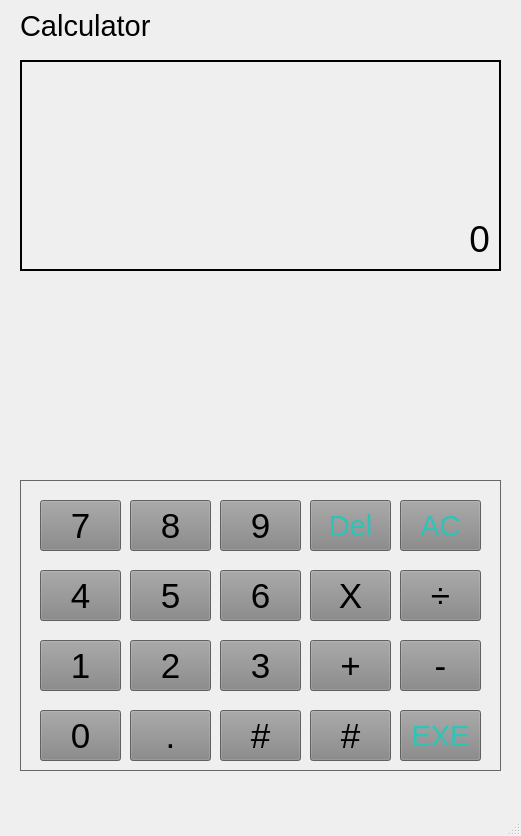
<?xml version="1.0" encoding="UTF-8"?>
<ui version="4.0">
 <class>MainWindow</class>
 <widget class="QMainWindow" name="MainWindow">
  <property name="geometry">
   <rect>
    <x>0</x>
    <y>0</y>
    <width>521</width>
    <height>836</height>
   </rect>
  </property>
  <property name="windowTitle">
   <string>MainWindow</string>
  </property>
  <property name="layoutDirection">
   <enum>Qt::LeftToRight</enum>
  </property>
  <widget class="QWidget" name="centralwidget">
   <widget class="QLabel" name="Screen">
    <property name="geometry">
     <rect>
      <x>20</x>
      <y>60</y>
      <width>481</width>
      <height>211</height>
     </rect>
    </property>
    <property name="font">
     <font>
      <pointsize>28</pointsize>
     </font>
    </property>
    <property name="layoutDirection">
     <enum>Qt::LeftToRight</enum>
    </property>
    <property name="autoFillBackground">
     <bool>false</bool>
    </property>
    <property name="frameShape">
     <enum>QFrame::WinPanel</enum>
    </property>
    <property name="text">
     <string>0</string>
    </property>
    <property name="alignment">
     <set>Qt::AlignBottom|Qt::AlignRight|Qt::AlignTrailing</set>
    </property>
   </widget>
   <widget class="QLabel" name="label_2">
    <property name="geometry">
     <rect>
      <x>20</x>
      <y>10</y>
      <width>231</width>
      <height>31</height>
     </rect>
    </property>
    <property name="font">
     <font>
      <pointsize>22</pointsize>
      <weight>50</weight>
      <bold>false</bold>
     </font>
    </property>
    <property name="text">
     <string>Calculator</string>
    </property>
   </widget>
   <widget class="QFrame" name="frame">
    <property name="geometry">
     <rect>
      <x>20</x>
      <y>480</y>
      <width>481</width>
      <height>291</height>
     </rect>
    </property>
    <property name="palette">
     <palette>
      <active>
       <colorrole role="WindowText">
        <brush brushstyle="SolidPattern">
         <color alpha="255">
          <red>0</red>
          <green>0</green>
          <blue>0</blue>
         </color>
        </brush>
       </colorrole>
       <colorrole role="Button">
        <brush brushstyle="SolidPattern">
         <color alpha="255">
          <red>134</red>
          <green>134</green>
          <blue>134</blue>
         </color>
        </brush>
       </colorrole>
       <colorrole role="Light">
        <brush brushstyle="SolidPattern">
         <color alpha="255">
          <red>201</red>
          <green>201</green>
          <blue>201</blue>
         </color>
        </brush>
       </colorrole>
       <colorrole role="Midlight">
        <brush brushstyle="SolidPattern">
         <color alpha="255">
          <red>167</red>
          <green>167</green>
          <blue>167</blue>
         </color>
        </brush>
       </colorrole>
       <colorrole role="Dark">
        <brush brushstyle="SolidPattern">
         <color alpha="255">
          <red>67</red>
          <green>67</green>
          <blue>67</blue>
         </color>
        </brush>
       </colorrole>
       <colorrole role="Mid">
        <brush brushstyle="SolidPattern">
         <color alpha="255">
          <red>89</red>
          <green>89</green>
          <blue>89</blue>
         </color>
        </brush>
       </colorrole>
       <colorrole role="Text">
        <brush brushstyle="SolidPattern">
         <color alpha="255">
          <red>0</red>
          <green>0</green>
          <blue>0</blue>
         </color>
        </brush>
       </colorrole>
       <colorrole role="BrightText">
        <brush brushstyle="SolidPattern">
         <color alpha="255">
          <red>255</red>
          <green>255</green>
          <blue>255</blue>
         </color>
        </brush>
       </colorrole>
       <colorrole role="ButtonText">
        <brush brushstyle="SolidPattern">
         <color alpha="255">
          <red>255</red>
          <green>255</green>
          <blue>255</blue>
         </color>
        </brush>
       </colorrole>
       <colorrole role="Base">
        <brush brushstyle="SolidPattern">
         <color alpha="255">
          <red>255</red>
          <green>255</green>
          <blue>255</blue>
         </color>
        </brush>
       </colorrole>
       <colorrole role="Window">
        <brush brushstyle="SolidPattern">
         <color alpha="255">
          <red>134</red>
          <green>134</green>
          <blue>134</blue>
         </color>
        </brush>
       </colorrole>
       <colorrole role="Shadow">
        <brush brushstyle="SolidPattern">
         <color alpha="255">
          <red>0</red>
          <green>0</green>
          <blue>0</blue>
         </color>
        </brush>
       </colorrole>
       <colorrole role="AlternateBase">
        <brush brushstyle="SolidPattern">
         <color alpha="255">
          <red>194</red>
          <green>194</green>
          <blue>194</blue>
         </color>
        </brush>
       </colorrole>
       <colorrole role="ToolTipBase">
        <brush brushstyle="SolidPattern">
         <color alpha="255">
          <red>255</red>
          <green>255</green>
          <blue>220</blue>
         </color>
        </brush>
       </colorrole>
       <colorrole role="ToolTipText">
        <brush brushstyle="SolidPattern">
         <color alpha="255">
          <red>0</red>
          <green>0</green>
          <blue>0</blue>
         </color>
        </brush>
       </colorrole>
       <colorrole role="PlaceholderText">
        <brush brushstyle="SolidPattern">
         <color alpha="128">
          <red>0</red>
          <green>0</green>
          <blue>0</blue>
         </color>
        </brush>
       </colorrole>
      </active>
      <inactive>
       <colorrole role="WindowText">
        <brush brushstyle="SolidPattern">
         <color alpha="255">
          <red>0</red>
          <green>0</green>
          <blue>0</blue>
         </color>
        </brush>
       </colorrole>
       <colorrole role="Button">
        <brush brushstyle="SolidPattern">
         <color alpha="255">
          <red>134</red>
          <green>134</green>
          <blue>134</blue>
         </color>
        </brush>
       </colorrole>
       <colorrole role="Light">
        <brush brushstyle="SolidPattern">
         <color alpha="255">
          <red>201</red>
          <green>201</green>
          <blue>201</blue>
         </color>
        </brush>
       </colorrole>
       <colorrole role="Midlight">
        <brush brushstyle="SolidPattern">
         <color alpha="255">
          <red>167</red>
          <green>167</green>
          <blue>167</blue>
         </color>
        </brush>
       </colorrole>
       <colorrole role="Dark">
        <brush brushstyle="SolidPattern">
         <color alpha="255">
          <red>67</red>
          <green>67</green>
          <blue>67</blue>
         </color>
        </brush>
       </colorrole>
       <colorrole role="Mid">
        <brush brushstyle="SolidPattern">
         <color alpha="255">
          <red>89</red>
          <green>89</green>
          <blue>89</blue>
         </color>
        </brush>
       </colorrole>
       <colorrole role="Text">
        <brush brushstyle="SolidPattern">
         <color alpha="255">
          <red>0</red>
          <green>0</green>
          <blue>0</blue>
         </color>
        </brush>
       </colorrole>
       <colorrole role="BrightText">
        <brush brushstyle="SolidPattern">
         <color alpha="255">
          <red>255</red>
          <green>255</green>
          <blue>255</blue>
         </color>
        </brush>
       </colorrole>
       <colorrole role="ButtonText">
        <brush brushstyle="SolidPattern">
         <color alpha="255">
          <red>255</red>
          <green>255</green>
          <blue>255</blue>
         </color>
        </brush>
       </colorrole>
       <colorrole role="Base">
        <brush brushstyle="SolidPattern">
         <color alpha="255">
          <red>255</red>
          <green>255</green>
          <blue>255</blue>
         </color>
        </brush>
       </colorrole>
       <colorrole role="Window">
        <brush brushstyle="SolidPattern">
         <color alpha="255">
          <red>134</red>
          <green>134</green>
          <blue>134</blue>
         </color>
        </brush>
       </colorrole>
       <colorrole role="Shadow">
        <brush brushstyle="SolidPattern">
         <color alpha="255">
          <red>0</red>
          <green>0</green>
          <blue>0</blue>
         </color>
        </brush>
       </colorrole>
       <colorrole role="AlternateBase">
        <brush brushstyle="SolidPattern">
         <color alpha="255">
          <red>194</red>
          <green>194</green>
          <blue>194</blue>
         </color>
        </brush>
       </colorrole>
       <colorrole role="ToolTipBase">
        <brush brushstyle="SolidPattern">
         <color alpha="255">
          <red>255</red>
          <green>255</green>
          <blue>220</blue>
         </color>
        </brush>
       </colorrole>
       <colorrole role="ToolTipText">
        <brush brushstyle="SolidPattern">
         <color alpha="255">
          <red>0</red>
          <green>0</green>
          <blue>0</blue>
         </color>
        </brush>
       </colorrole>
       <colorrole role="PlaceholderText">
        <brush brushstyle="SolidPattern">
         <color alpha="128">
          <red>0</red>
          <green>0</green>
          <blue>0</blue>
         </color>
        </brush>
       </colorrole>
      </inactive>
      <disabled>
       <colorrole role="WindowText">
        <brush brushstyle="SolidPattern">
         <color alpha="255">
          <red>67</red>
          <green>67</green>
          <blue>67</blue>
         </color>
        </brush>
       </colorrole>
       <colorrole role="Button">
        <brush brushstyle="SolidPattern">
         <color alpha="255">
          <red>134</red>
          <green>134</green>
          <blue>134</blue>
         </color>
        </brush>
       </colorrole>
       <colorrole role="Light">
        <brush brushstyle="SolidPattern">
         <color alpha="255">
          <red>201</red>
          <green>201</green>
          <blue>201</blue>
         </color>
        </brush>
       </colorrole>
       <colorrole role="Midlight">
        <brush brushstyle="SolidPattern">
         <color alpha="255">
          <red>167</red>
          <green>167</green>
          <blue>167</blue>
         </color>
        </brush>
       </colorrole>
       <colorrole role="Dark">
        <brush brushstyle="SolidPattern">
         <color alpha="255">
          <red>67</red>
          <green>67</green>
          <blue>67</blue>
         </color>
        </brush>
       </colorrole>
       <colorrole role="Mid">
        <brush brushstyle="SolidPattern">
         <color alpha="255">
          <red>89</red>
          <green>89</green>
          <blue>89</blue>
         </color>
        </brush>
       </colorrole>
       <colorrole role="Text">
        <brush brushstyle="SolidPattern">
         <color alpha="255">
          <red>67</red>
          <green>67</green>
          <blue>67</blue>
         </color>
        </brush>
       </colorrole>
       <colorrole role="BrightText">
        <brush brushstyle="SolidPattern">
         <color alpha="255">
          <red>255</red>
          <green>255</green>
          <blue>255</blue>
         </color>
        </brush>
       </colorrole>
       <colorrole role="ButtonText">
        <brush brushstyle="SolidPattern">
         <color alpha="255">
          <red>67</red>
          <green>67</green>
          <blue>67</blue>
         </color>
        </brush>
       </colorrole>
       <colorrole role="Base">
        <brush brushstyle="SolidPattern">
         <color alpha="255">
          <red>134</red>
          <green>134</green>
          <blue>134</blue>
         </color>
        </brush>
       </colorrole>
       <colorrole role="Window">
        <brush brushstyle="SolidPattern">
         <color alpha="255">
          <red>134</red>
          <green>134</green>
          <blue>134</blue>
         </color>
        </brush>
       </colorrole>
       <colorrole role="Shadow">
        <brush brushstyle="SolidPattern">
         <color alpha="255">
          <red>0</red>
          <green>0</green>
          <blue>0</blue>
         </color>
        </brush>
       </colorrole>
       <colorrole role="AlternateBase">
        <brush brushstyle="SolidPattern">
         <color alpha="255">
          <red>134</red>
          <green>134</green>
          <blue>134</blue>
         </color>
        </brush>
       </colorrole>
       <colorrole role="ToolTipBase">
        <brush brushstyle="SolidPattern">
         <color alpha="255">
          <red>255</red>
          <green>255</green>
          <blue>220</blue>
         </color>
        </brush>
       </colorrole>
       <colorrole role="ToolTipText">
        <brush brushstyle="SolidPattern">
         <color alpha="255">
          <red>0</red>
          <green>0</green>
          <blue>0</blue>
         </color>
        </brush>
       </colorrole>
       <colorrole role="PlaceholderText">
        <brush brushstyle="SolidPattern">
         <color alpha="128">
          <red>0</red>
          <green>0</green>
          <blue>0</blue>
         </color>
        </brush>
       </colorrole>
      </disabled>
     </palette>
    </property>
    <property name="frameShape">
     <enum>QFrame::StyledPanel</enum>
    </property>
    <property name="frameShadow">
     <enum>QFrame::Raised</enum>
    </property>
    <widget class="QPushButton" name="b7">
     <property name="geometry">
      <rect>
       <x>20</x>
       <y>20</y>
       <width>81</width>
       <height>51</height>
      </rect>
     </property>
     <property name="palette">
      <palette>
       <active>
        <colorrole role="ButtonText">
         <brush brushstyle="SolidPattern">
          <color alpha="255">
           <red>0</red>
           <green>0</green>
           <blue>0</blue>
          </color>
         </brush>
        </colorrole>
       </active>
       <inactive>
        <colorrole role="ButtonText">
         <brush brushstyle="SolidPattern">
          <color alpha="255">
           <red>0</red>
           <green>0</green>
           <blue>0</blue>
          </color>
         </brush>
        </colorrole>
       </inactive>
       <disabled>
        <colorrole role="ButtonText">
         <brush brushstyle="SolidPattern">
          <color alpha="255">
           <red>67</red>
           <green>67</green>
           <blue>67</blue>
          </color>
         </brush>
        </colorrole>
       </disabled>
      </palette>
     </property>
     <property name="font">
      <font>
       <family>MS Shell Dlg 2</family>
       <pointsize>26</pointsize>
      </font>
     </property>
     <property name="cursor">
      <cursorShape>PointingHandCursor</cursorShape>
     </property>
     <property name="text">
      <string>7</string>
     </property>
    </widget>
    <widget class="QPushButton" name="bAC">
     <property name="geometry">
      <rect>
       <x>380</x>
       <y>20</y>
       <width>81</width>
       <height>51</height>
      </rect>
     </property>
     <property name="palette">
      <palette>
       <active>
        <colorrole role="ButtonText">
         <brush brushstyle="SolidPattern">
          <color alpha="255">
           <red>43</red>
           <green>196</green>
           <blue>182</blue>
          </color>
         </brush>
        </colorrole>
       </active>
       <inactive>
        <colorrole role="ButtonText">
         <brush brushstyle="SolidPattern">
          <color alpha="255">
           <red>43</red>
           <green>196</green>
           <blue>182</blue>
          </color>
         </brush>
        </colorrole>
       </inactive>
       <disabled>
        <colorrole role="ButtonText">
         <brush brushstyle="SolidPattern">
          <color alpha="255">
           <red>67</red>
           <green>67</green>
           <blue>67</blue>
          </color>
         </brush>
        </colorrole>
       </disabled>
      </palette>
     </property>
     <property name="font">
      <font>
       <pointsize>22</pointsize>
      </font>
     </property>
     <property name="cursor">
      <cursorShape>PointingHandCursor</cursorShape>
     </property>
     <property name="text">
      <string>AC</string>
     </property>
    </widget>
    <widget class="QPushButton" name="bDel">
     <property name="geometry">
      <rect>
       <x>290</x>
       <y>20</y>
       <width>81</width>
       <height>51</height>
      </rect>
     </property>
     <property name="palette">
      <palette>
       <active>
        <colorrole role="ButtonText">
         <brush brushstyle="SolidPattern">
          <color alpha="255">
           <red>43</red>
           <green>196</green>
           <blue>182</blue>
          </color>
         </brush>
        </colorrole>
       </active>
       <inactive>
        <colorrole role="ButtonText">
         <brush brushstyle="SolidPattern">
          <color alpha="255">
           <red>43</red>
           <green>196</green>
           <blue>182</blue>
          </color>
         </brush>
        </colorrole>
       </inactive>
       <disabled>
        <colorrole role="ButtonText">
         <brush brushstyle="SolidPattern">
          <color alpha="255">
           <red>67</red>
           <green>67</green>
           <blue>67</blue>
          </color>
         </brush>
        </colorrole>
       </disabled>
      </palette>
     </property>
     <property name="font">
      <font>
       <pointsize>22</pointsize>
      </font>
     </property>
     <property name="cursor">
      <cursorShape>PointingHandCursor</cursorShape>
     </property>
     <property name="text">
      <string>Del</string>
     </property>
    </widget>
    <widget class="QPushButton" name="b9">
     <property name="geometry">
      <rect>
       <x>200</x>
       <y>20</y>
       <width>81</width>
       <height>51</height>
      </rect>
     </property>
     <property name="palette">
      <palette>
       <active>
        <colorrole role="ButtonText">
         <brush brushstyle="SolidPattern">
          <color alpha="255">
           <red>0</red>
           <green>0</green>
           <blue>0</blue>
          </color>
         </brush>
        </colorrole>
       </active>
       <inactive>
        <colorrole role="ButtonText">
         <brush brushstyle="SolidPattern">
          <color alpha="255">
           <red>0</red>
           <green>0</green>
           <blue>0</blue>
          </color>
         </brush>
        </colorrole>
       </inactive>
       <disabled>
        <colorrole role="ButtonText">
         <brush brushstyle="SolidPattern">
          <color alpha="255">
           <red>67</red>
           <green>67</green>
           <blue>67</blue>
          </color>
         </brush>
        </colorrole>
       </disabled>
      </palette>
     </property>
     <property name="font">
      <font>
       <pointsize>26</pointsize>
      </font>
     </property>
     <property name="cursor">
      <cursorShape>PointingHandCursor</cursorShape>
     </property>
     <property name="text">
      <string>9</string>
     </property>
    </widget>
    <widget class="QPushButton" name="b8">
     <property name="geometry">
      <rect>
       <x>110</x>
       <y>20</y>
       <width>81</width>
       <height>51</height>
      </rect>
     </property>
     <property name="palette">
      <palette>
       <active>
        <colorrole role="ButtonText">
         <brush brushstyle="SolidPattern">
          <color alpha="255">
           <red>0</red>
           <green>0</green>
           <blue>0</blue>
          </color>
         </brush>
        </colorrole>
       </active>
       <inactive>
        <colorrole role="ButtonText">
         <brush brushstyle="SolidPattern">
          <color alpha="255">
           <red>0</red>
           <green>0</green>
           <blue>0</blue>
          </color>
         </brush>
        </colorrole>
       </inactive>
       <disabled>
        <colorrole role="ButtonText">
         <brush brushstyle="SolidPattern">
          <color alpha="255">
           <red>67</red>
           <green>67</green>
           <blue>67</blue>
          </color>
         </brush>
        </colorrole>
       </disabled>
      </palette>
     </property>
     <property name="font">
      <font>
       <pointsize>26</pointsize>
      </font>
     </property>
     <property name="cursor">
      <cursorShape>PointingHandCursor</cursorShape>
     </property>
     <property name="text">
      <string>8</string>
     </property>
    </widget>
    <widget class="QPushButton" name="b4">
     <property name="geometry">
      <rect>
       <x>20</x>
       <y>90</y>
       <width>81</width>
       <height>51</height>
      </rect>
     </property>
     <property name="palette">
      <palette>
       <active>
        <colorrole role="ButtonText">
         <brush brushstyle="SolidPattern">
          <color alpha="255">
           <red>0</red>
           <green>0</green>
           <blue>0</blue>
          </color>
         </brush>
        </colorrole>
       </active>
       <inactive>
        <colorrole role="ButtonText">
         <brush brushstyle="SolidPattern">
          <color alpha="255">
           <red>0</red>
           <green>0</green>
           <blue>0</blue>
          </color>
         </brush>
        </colorrole>
       </inactive>
       <disabled>
        <colorrole role="ButtonText">
         <brush brushstyle="SolidPattern">
          <color alpha="255">
           <red>67</red>
           <green>67</green>
           <blue>67</blue>
          </color>
         </brush>
        </colorrole>
       </disabled>
      </palette>
     </property>
     <property name="font">
      <font>
       <pointsize>26</pointsize>
      </font>
     </property>
     <property name="cursor">
      <cursorShape>PointingHandCursor</cursorShape>
     </property>
     <property name="text">
      <string>4</string>
     </property>
    </widget>
    <widget class="QPushButton" name="b0">
     <property name="geometry">
      <rect>
       <x>20</x>
       <y>230</y>
       <width>81</width>
       <height>51</height>
      </rect>
     </property>
     <property name="palette">
      <palette>
       <active>
        <colorrole role="ButtonText">
         <brush brushstyle="SolidPattern">
          <color alpha="255">
           <red>0</red>
           <green>0</green>
           <blue>0</blue>
          </color>
         </brush>
        </colorrole>
       </active>
       <inactive>
        <colorrole role="ButtonText">
         <brush brushstyle="SolidPattern">
          <color alpha="255">
           <red>0</red>
           <green>0</green>
           <blue>0</blue>
          </color>
         </brush>
        </colorrole>
       </inactive>
       <disabled>
        <colorrole role="ButtonText">
         <brush brushstyle="SolidPattern">
          <color alpha="255">
           <red>67</red>
           <green>67</green>
           <blue>67</blue>
          </color>
         </brush>
        </colorrole>
       </disabled>
      </palette>
     </property>
     <property name="font">
      <font>
       <pointsize>26</pointsize>
      </font>
     </property>
     <property name="cursor">
      <cursorShape>PointingHandCursor</cursorShape>
     </property>
     <property name="text">
      <string>0</string>
     </property>
    </widget>
    <widget class="QPushButton" name="b1">
     <property name="geometry">
      <rect>
       <x>20</x>
       <y>160</y>
       <width>81</width>
       <height>51</height>
      </rect>
     </property>
     <property name="palette">
      <palette>
       <active>
        <colorrole role="ButtonText">
         <brush brushstyle="SolidPattern">
          <color alpha="255">
           <red>0</red>
           <green>0</green>
           <blue>0</blue>
          </color>
         </brush>
        </colorrole>
       </active>
       <inactive>
        <colorrole role="ButtonText">
         <brush brushstyle="SolidPattern">
          <color alpha="255">
           <red>0</red>
           <green>0</green>
           <blue>0</blue>
          </color>
         </brush>
        </colorrole>
       </inactive>
       <disabled>
        <colorrole role="ButtonText">
         <brush brushstyle="SolidPattern">
          <color alpha="255">
           <red>67</red>
           <green>67</green>
           <blue>67</blue>
          </color>
         </brush>
        </colorrole>
       </disabled>
      </palette>
     </property>
     <property name="font">
      <font>
       <pointsize>26</pointsize>
      </font>
     </property>
     <property name="cursor">
      <cursorShape>PointingHandCursor</cursorShape>
     </property>
     <property name="text">
      <string>1</string>
     </property>
    </widget>
    <widget class="QPushButton" name="b5">
     <property name="geometry">
      <rect>
       <x>110</x>
       <y>90</y>
       <width>81</width>
       <height>51</height>
      </rect>
     </property>
     <property name="palette">
      <palette>
       <active>
        <colorrole role="ButtonText">
         <brush brushstyle="SolidPattern">
          <color alpha="255">
           <red>0</red>
           <green>0</green>
           <blue>0</blue>
          </color>
         </brush>
        </colorrole>
       </active>
       <inactive>
        <colorrole role="ButtonText">
         <brush brushstyle="SolidPattern">
          <color alpha="255">
           <red>0</red>
           <green>0</green>
           <blue>0</blue>
          </color>
         </brush>
        </colorrole>
       </inactive>
       <disabled>
        <colorrole role="ButtonText">
         <brush brushstyle="SolidPattern">
          <color alpha="255">
           <red>67</red>
           <green>67</green>
           <blue>67</blue>
          </color>
         </brush>
        </colorrole>
       </disabled>
      </palette>
     </property>
     <property name="font">
      <font>
       <pointsize>26</pointsize>
      </font>
     </property>
     <property name="cursor">
      <cursorShape>PointingHandCursor</cursorShape>
     </property>
     <property name="text">
      <string>5</string>
     </property>
    </widget>
    <widget class="QPushButton" name="b6">
     <property name="geometry">
      <rect>
       <x>200</x>
       <y>90</y>
       <width>81</width>
       <height>51</height>
      </rect>
     </property>
     <property name="palette">
      <palette>
       <active>
        <colorrole role="ButtonText">
         <brush brushstyle="SolidPattern">
          <color alpha="255">
           <red>0</red>
           <green>0</green>
           <blue>0</blue>
          </color>
         </brush>
        </colorrole>
       </active>
       <inactive>
        <colorrole role="ButtonText">
         <brush brushstyle="SolidPattern">
          <color alpha="255">
           <red>0</red>
           <green>0</green>
           <blue>0</blue>
          </color>
         </brush>
        </colorrole>
       </inactive>
       <disabled>
        <colorrole role="ButtonText">
         <brush brushstyle="SolidPattern">
          <color alpha="255">
           <red>67</red>
           <green>67</green>
           <blue>67</blue>
          </color>
         </brush>
        </colorrole>
       </disabled>
      </palette>
     </property>
     <property name="font">
      <font>
       <pointsize>26</pointsize>
      </font>
     </property>
     <property name="cursor">
      <cursorShape>PointingHandCursor</cursorShape>
     </property>
     <property name="text">
      <string>6</string>
     </property>
    </widget>
    <widget class="QPushButton" name="bMultiply">
     <property name="geometry">
      <rect>
       <x>290</x>
       <y>90</y>
       <width>81</width>
       <height>51</height>
      </rect>
     </property>
     <property name="palette">
      <palette>
       <active>
        <colorrole role="ButtonText">
         <brush brushstyle="SolidPattern">
          <color alpha="255">
           <red>0</red>
           <green>0</green>
           <blue>0</blue>
          </color>
         </brush>
        </colorrole>
       </active>
       <inactive>
        <colorrole role="ButtonText">
         <brush brushstyle="SolidPattern">
          <color alpha="255">
           <red>0</red>
           <green>0</green>
           <blue>0</blue>
          </color>
         </brush>
        </colorrole>
       </inactive>
       <disabled>
        <colorrole role="ButtonText">
         <brush brushstyle="SolidPattern">
          <color alpha="255">
           <red>67</red>
           <green>67</green>
           <blue>67</blue>
          </color>
         </brush>
        </colorrole>
       </disabled>
      </palette>
     </property>
     <property name="font">
      <font>
       <pointsize>26</pointsize>
      </font>
     </property>
     <property name="cursor">
      <cursorShape>PointingHandCursor</cursorShape>
     </property>
     <property name="text">
      <string>X</string>
     </property>
    </widget>
    <widget class="QPushButton" name="bDivide">
     <property name="geometry">
      <rect>
       <x>380</x>
       <y>90</y>
       <width>81</width>
       <height>51</height>
      </rect>
     </property>
     <property name="palette">
      <palette>
       <active>
        <colorrole role="ButtonText">
         <brush brushstyle="SolidPattern">
          <color alpha="255">
           <red>0</red>
           <green>0</green>
           <blue>0</blue>
          </color>
         </brush>
        </colorrole>
       </active>
       <inactive>
        <colorrole role="ButtonText">
         <brush brushstyle="SolidPattern">
          <color alpha="255">
           <red>0</red>
           <green>0</green>
           <blue>0</blue>
          </color>
         </brush>
        </colorrole>
       </inactive>
       <disabled>
        <colorrole role="ButtonText">
         <brush brushstyle="SolidPattern">
          <color alpha="255">
           <red>67</red>
           <green>67</green>
           <blue>67</blue>
          </color>
         </brush>
        </colorrole>
       </disabled>
      </palette>
     </property>
     <property name="font">
      <font>
       <pointsize>26</pointsize>
      </font>
     </property>
     <property name="cursor">
      <cursorShape>PointingHandCursor</cursorShape>
     </property>
     <property name="text">
      <string>÷</string>
     </property>
    </widget>
    <widget class="QPushButton" name="b2">
     <property name="geometry">
      <rect>
       <x>110</x>
       <y>160</y>
       <width>81</width>
       <height>51</height>
      </rect>
     </property>
     <property name="palette">
      <palette>
       <active>
        <colorrole role="ButtonText">
         <brush brushstyle="SolidPattern">
          <color alpha="255">
           <red>0</red>
           <green>0</green>
           <blue>0</blue>
          </color>
         </brush>
        </colorrole>
       </active>
       <inactive>
        <colorrole role="ButtonText">
         <brush brushstyle="SolidPattern">
          <color alpha="255">
           <red>0</red>
           <green>0</green>
           <blue>0</blue>
          </color>
         </brush>
        </colorrole>
       </inactive>
       <disabled>
        <colorrole role="ButtonText">
         <brush brushstyle="SolidPattern">
          <color alpha="255">
           <red>67</red>
           <green>67</green>
           <blue>67</blue>
          </color>
         </brush>
        </colorrole>
       </disabled>
      </palette>
     </property>
     <property name="font">
      <font>
       <pointsize>26</pointsize>
      </font>
     </property>
     <property name="cursor">
      <cursorShape>PointingHandCursor</cursorShape>
     </property>
     <property name="text">
      <string>2</string>
     </property>
    </widget>
    <widget class="QPushButton" name="b3">
     <property name="geometry">
      <rect>
       <x>200</x>
       <y>160</y>
       <width>81</width>
       <height>51</height>
      </rect>
     </property>
     <property name="palette">
      <palette>
       <active>
        <colorrole role="ButtonText">
         <brush brushstyle="SolidPattern">
          <color alpha="255">
           <red>0</red>
           <green>0</green>
           <blue>0</blue>
          </color>
         </brush>
        </colorrole>
       </active>
       <inactive>
        <colorrole role="ButtonText">
         <brush brushstyle="SolidPattern">
          <color alpha="255">
           <red>0</red>
           <green>0</green>
           <blue>0</blue>
          </color>
         </brush>
        </colorrole>
       </inactive>
       <disabled>
        <colorrole role="ButtonText">
         <brush brushstyle="SolidPattern">
          <color alpha="255">
           <red>67</red>
           <green>67</green>
           <blue>67</blue>
          </color>
         </brush>
        </colorrole>
       </disabled>
      </palette>
     </property>
     <property name="font">
      <font>
       <pointsize>26</pointsize>
      </font>
     </property>
     <property name="cursor">
      <cursorShape>PointingHandCursor</cursorShape>
     </property>
     <property name="text">
      <string>3</string>
     </property>
    </widget>
    <widget class="QPushButton" name="bAdd">
     <property name="geometry">
      <rect>
       <x>290</x>
       <y>160</y>
       <width>81</width>
       <height>51</height>
      </rect>
     </property>
     <property name="palette">
      <palette>
       <active>
        <colorrole role="ButtonText">
         <brush brushstyle="SolidPattern">
          <color alpha="255">
           <red>0</red>
           <green>0</green>
           <blue>0</blue>
          </color>
         </brush>
        </colorrole>
       </active>
       <inactive>
        <colorrole role="ButtonText">
         <brush brushstyle="SolidPattern">
          <color alpha="255">
           <red>0</red>
           <green>0</green>
           <blue>0</blue>
          </color>
         </brush>
        </colorrole>
       </inactive>
       <disabled>
        <colorrole role="ButtonText">
         <brush brushstyle="SolidPattern">
          <color alpha="255">
           <red>67</red>
           <green>67</green>
           <blue>67</blue>
          </color>
         </brush>
        </colorrole>
       </disabled>
      </palette>
     </property>
     <property name="font">
      <font>
       <pointsize>26</pointsize>
      </font>
     </property>
     <property name="cursor">
      <cursorShape>PointingHandCursor</cursorShape>
     </property>
     <property name="text">
      <string>+</string>
     </property>
    </widget>
    <widget class="QPushButton" name="pushButton_16">
     <property name="geometry">
      <rect>
       <x>290</x>
       <y>230</y>
       <width>81</width>
       <height>51</height>
      </rect>
     </property>
     <property name="palette">
      <palette>
       <active>
        <colorrole role="ButtonText">
         <brush brushstyle="SolidPattern">
          <color alpha="255">
           <red>0</red>
           <green>0</green>
           <blue>0</blue>
          </color>
         </brush>
        </colorrole>
       </active>
       <inactive>
        <colorrole role="ButtonText">
         <brush brushstyle="SolidPattern">
          <color alpha="255">
           <red>0</red>
           <green>0</green>
           <blue>0</blue>
          </color>
         </brush>
        </colorrole>
       </inactive>
       <disabled>
        <colorrole role="ButtonText">
         <brush brushstyle="SolidPattern">
          <color alpha="255">
           <red>67</red>
           <green>67</green>
           <blue>67</blue>
          </color>
         </brush>
        </colorrole>
       </disabled>
      </palette>
     </property>
     <property name="font">
      <font>
       <pointsize>26</pointsize>
      </font>
     </property>
     <property name="cursor">
      <cursorShape>PointingHandCursor</cursorShape>
     </property>
     <property name="text">
      <string>#</string>
     </property>
    </widget>
    <widget class="QPushButton" name="pushButton">
     <property name="geometry">
      <rect>
       <x>200</x>
       <y>230</y>
       <width>81</width>
       <height>51</height>
      </rect>
     </property>
     <property name="palette">
      <palette>
       <active>
        <colorrole role="ButtonText">
         <brush brushstyle="SolidPattern">
          <color alpha="255">
           <red>0</red>
           <green>0</green>
           <blue>0</blue>
          </color>
         </brush>
        </colorrole>
       </active>
       <inactive>
        <colorrole role="ButtonText">
         <brush brushstyle="SolidPattern">
          <color alpha="255">
           <red>0</red>
           <green>0</green>
           <blue>0</blue>
          </color>
         </brush>
        </colorrole>
       </inactive>
       <disabled>
        <colorrole role="ButtonText">
         <brush brushstyle="SolidPattern">
          <color alpha="255">
           <red>67</red>
           <green>67</green>
           <blue>67</blue>
          </color>
         </brush>
        </colorrole>
       </disabled>
      </palette>
     </property>
     <property name="font">
      <font>
       <pointsize>26</pointsize>
      </font>
     </property>
     <property name="cursor">
      <cursorShape>PointingHandCursor</cursorShape>
     </property>
     <property name="text">
      <string>#</string>
     </property>
    </widget>
    <widget class="QPushButton" name="bDecimal">
     <property name="geometry">
      <rect>
       <x>110</x>
       <y>230</y>
       <width>81</width>
       <height>51</height>
      </rect>
     </property>
     <property name="palette">
      <palette>
       <active>
        <colorrole role="ButtonText">
         <brush brushstyle="SolidPattern">
          <color alpha="255">
           <red>0</red>
           <green>0</green>
           <blue>0</blue>
          </color>
         </brush>
        </colorrole>
       </active>
       <inactive>
        <colorrole role="ButtonText">
         <brush brushstyle="SolidPattern">
          <color alpha="255">
           <red>0</red>
           <green>0</green>
           <blue>0</blue>
          </color>
         </brush>
        </colorrole>
       </inactive>
       <disabled>
        <colorrole role="ButtonText">
         <brush brushstyle="SolidPattern">
          <color alpha="255">
           <red>67</red>
           <green>67</green>
           <blue>67</blue>
          </color>
         </brush>
        </colorrole>
       </disabled>
      </palette>
     </property>
     <property name="font">
      <font>
       <pointsize>26</pointsize>
      </font>
     </property>
     <property name="cursor">
      <cursorShape>PointingHandCursor</cursorShape>
     </property>
     <property name="text">
      <string>.</string>
     </property>
    </widget>
    <widget class="QPushButton" name="bMinus">
     <property name="geometry">
      <rect>
       <x>380</x>
       <y>160</y>
       <width>81</width>
       <height>51</height>
      </rect>
     </property>
     <property name="palette">
      <palette>
       <active>
        <colorrole role="ButtonText">
         <brush brushstyle="SolidPattern">
          <color alpha="255">
           <red>0</red>
           <green>0</green>
           <blue>0</blue>
          </color>
         </brush>
        </colorrole>
       </active>
       <inactive>
        <colorrole role="ButtonText">
         <brush brushstyle="SolidPattern">
          <color alpha="255">
           <red>0</red>
           <green>0</green>
           <blue>0</blue>
          </color>
         </brush>
        </colorrole>
       </inactive>
       <disabled>
        <colorrole role="ButtonText">
         <brush brushstyle="SolidPattern">
          <color alpha="255">
           <red>67</red>
           <green>67</green>
           <blue>67</blue>
          </color>
         </brush>
        </colorrole>
       </disabled>
      </palette>
     </property>
     <property name="font">
      <font>
       <pointsize>26</pointsize>
      </font>
     </property>
     <property name="cursor">
      <cursorShape>PointingHandCursor</cursorShape>
     </property>
     <property name="text">
      <string>-</string>
     </property>
    </widget>
    <widget class="QPushButton" name="bEXE">
     <property name="geometry">
      <rect>
       <x>380</x>
       <y>230</y>
       <width>81</width>
       <height>51</height>
      </rect>
     </property>
     <property name="palette">
      <palette>
       <active>
        <colorrole role="ButtonText">
         <brush brushstyle="SolidPattern">
          <color alpha="255">
           <red>46</red>
           <green>196</green>
           <blue>182</blue>
          </color>
         </brush>
        </colorrole>
       </active>
       <inactive>
        <colorrole role="ButtonText">
         <brush brushstyle="SolidPattern">
          <color alpha="255">
           <red>46</red>
           <green>196</green>
           <blue>182</blue>
          </color>
         </brush>
        </colorrole>
       </inactive>
       <disabled>
        <colorrole role="ButtonText">
         <brush brushstyle="SolidPattern">
          <color alpha="255">
           <red>67</red>
           <green>67</green>
           <blue>67</blue>
          </color>
         </brush>
        </colorrole>
       </disabled>
      </palette>
     </property>
     <property name="font">
      <font>
       <pointsize>22</pointsize>
      </font>
     </property>
     <property name="cursor">
      <cursorShape>PointingHandCursor</cursorShape>
     </property>
     <property name="text">
      <string>EXE</string>
     </property>
    </widget>
   </widget>
  </widget>
  <widget class="QMenuBar" name="menubar">
   <property name="geometry">
    <rect>
     <x>0</x>
     <y>0</y>
     <width>521</width>
     <height>26</height>
    </rect>
   </property>
  </widget>
  <widget class="QStatusBar" name="statusbar"/>
 </widget>
 <resources/>
 <connections/>
</ui>
